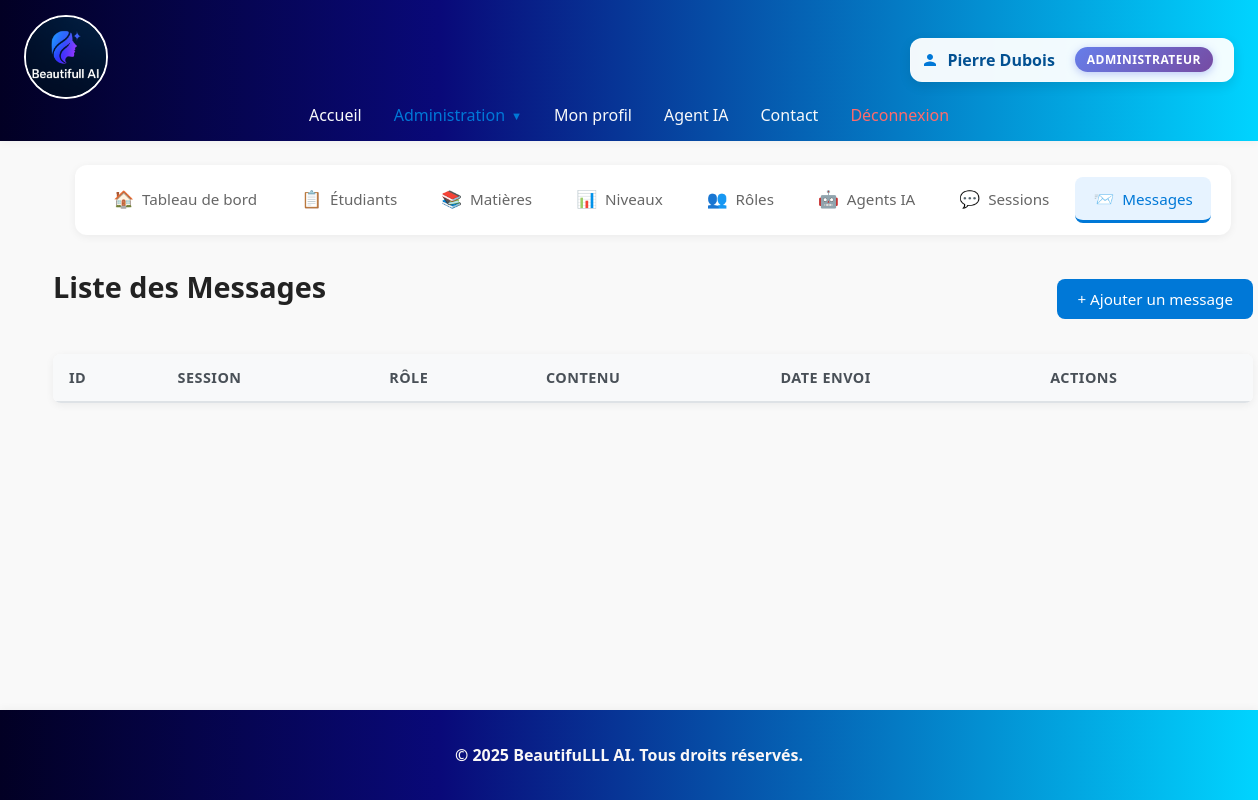
/index.php?action=message_list (signed in), run on an earlier commit of the app's database.
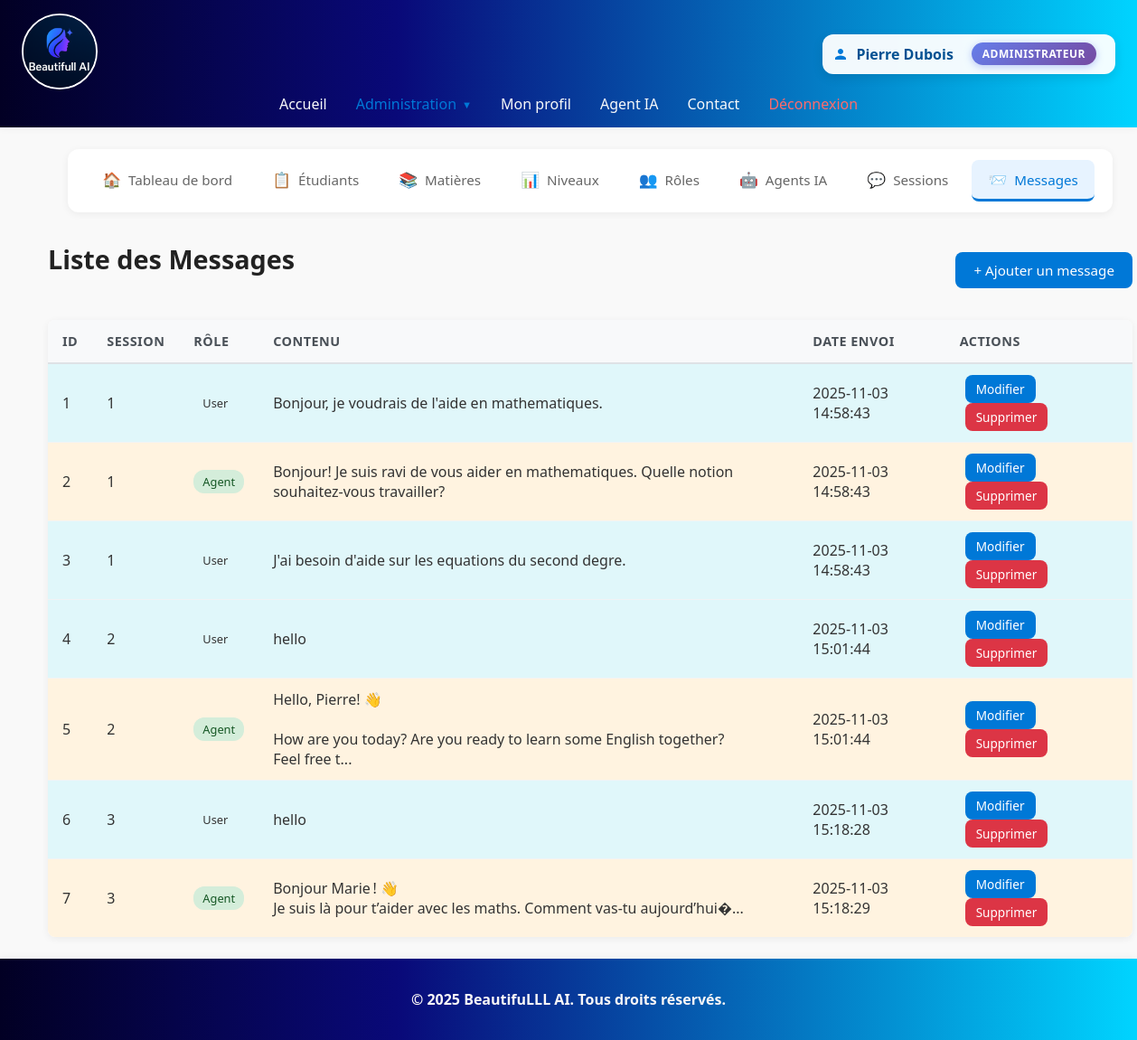
And on a later commit of the database.
### tables this page shows
CREATE TABLE IF NOT EXISTS `message` (
  `id_message` int NOT NULL AUTO_INCREMENT,
  `role` enum('user','assistant') NOT NULL,
  `contenu` text NOT NULL,
  `date_envoi` datetime DEFAULT CURRENT_TIMESTAMP,
  `id_session` int NOT NULL,
  PRIMARY KEY (`id_message`),
  KEY `id_session` (`id_session`)
);

### php-crud/model/message.php (called while the page is built, shortened)
<?php
class Message
{
    private $conn;
    public function __construct()
    {
        $database = new Database();
        $this->conn = $database->connect();
    }
    public function read()
    {
        $sql = "SELECT * FROM Message ORDER BY date_envoi ASC";
        $stmt = $this->conn->prepare($sql);
        $stmt->execute();
        return $stmt->fetchAll(PDO::FETCH_ASSOC);
    }
}
?>

### php-crud/config/Database.php (called while the page is built, shortened)
<?php
class Database
{
    private $host = '127.0.0.1';
    private $dbName = 'ia_educative';
    private $username = 'root';
    private $password = '';
    public function connect()
    {
        try {
            $this->connection = new PDO(
                "mysql:host={$this->host};dbname={$this->dbName}",
                $this->username,
                $this->password
            );
            $this->connection->setAttribute(PDO::ATTR_ERRMODE, PDO::ERRMODE_EXCEPTION);
            return $this->connection;
        } catch (PDOException $e) {
            die("Database connection failed: " . $e->getMessage());
        }
    }
}

### php-crud/controllers/MessageController.php (called while the page is built, shortened)
<?php
require_once __DIR__ . '/../model/message.php';
class MessageController
{
    public function getMessages()
    {
        $Message = new Message();
        return $Message->read();
    }
}

### php-crud/views/messages/list.php (the view, shortened to what this page needs)
<?php
require_once __DIR__ . '/../../controllers/MessageController.php';
$messageController = new \Controllers\MessageController();
$messages = $messageController->getMessages();
?>
<?php include __DIR__ . '/../../includes/crud_nav.php'; ?>
<div class="crud-container">
    <div class="crud-header">
        <h1 class="page-title">Liste des Messages</h1>
        <a href="index.php?action=creer_message" class="btn btn-primary">+ Ajouter un message</a>
    </div>
    <table class="crud-table">
        <thead>
            <tr>
                <th>ID</th>
                <th>Session</th>
                <th>Rôle</th>
                <th>Contenu</th>
                <th>Date Envoi</th>
                <th>Actions</th>
            </tr>
        </thead>
        <tbody>
            <?php foreach ($messages as $message): ?>
                <?php
                $rowClass = $message['role'] === 'user' ? 'message-user' : 'message-assistant';
                ?>
                <tr class="<?= $rowClass ?>">
                    <td><?= htmlspecialchars($message['id_message']) ?></td>
                    <td><?= htmlspecialchars($message['id_session']) ?></td>
                    <td>
                        <?php if ($message['role'] === 'user'): ?>
                            <span class="badge badge-primary">User</span>
                        <?php else: ?>
                            <span class="badge badge-success">Agent</span>
                        <?php endif; ?>
                    </td>
                    <td><?= nl2br(htmlspecialchars(substr($message['contenu'], 0, 100))) ?><?= strlen($message['contenu']) > 100 ? '...' : '' ?></td>
                    <td><?= htmlspecialchars(date('Y-m-d H:i:s', strtotime($message['date_envoi']))) ?></td>
                    <td>
                        <a href="index.php?action=modifier_message&id=<?= htmlspecialchars($message['id_message']) ?>" class="btn btn-primary btn-sm">Modifier</a>
                        <a href="index.php?action=supprimer_message&id=<?= htmlspecialchars($message['id_message']) ?>" class="btn btn-danger btn-sm">Supprimer</a>
                    </td>
                </tr>
            <?php endforeach; ?>
        </tbody>
    </table>
</div>

What changed in the data, as far as the page shows it:
added message: id_message "1", id_session "1", role "User", contenu "Bonjour, je voudrais de l'aide en mathematiques.", date_envoi "2025-11-03 14:58:43"
added message: id_message "2", id_session "1", role "Agent", contenu "Bonjour! Je suis ravi de vous aider en mathematiques. Quelle notion souhaitez-vous travailler?", date_envoi "2025-11-03 14:58:43"
added message: id_message "3", id_session "1", role "User", contenu "J'ai besoin d'aide sur les equations du second degre.", date_envoi "2025-11-03 14:58:43"
added message: id_message "4", id_session "2", role "User", contenu "hello", date_envoi "2025-11-03 15:01:44"
added message: id_message "5", id_session "2", role "Agent", contenu "Hello, Pierre! 👋 How are you today? Are you ready to learn some English together? Feel free t", date_envoi "2025-11-03 15:01:44"
added message: id_message "6", id_session "3", role "User", contenu "hello", date_envoi "2025-11-03 15:18:28"
added message: id_message "7", id_session "3", role "Agent", contenu "Bonjour Marie ! 👋 Je suis là pour t’aider avec les maths. Comment vas‑tu aujourd’hui�", date_envoi "2025-11-03 15:18:29"
